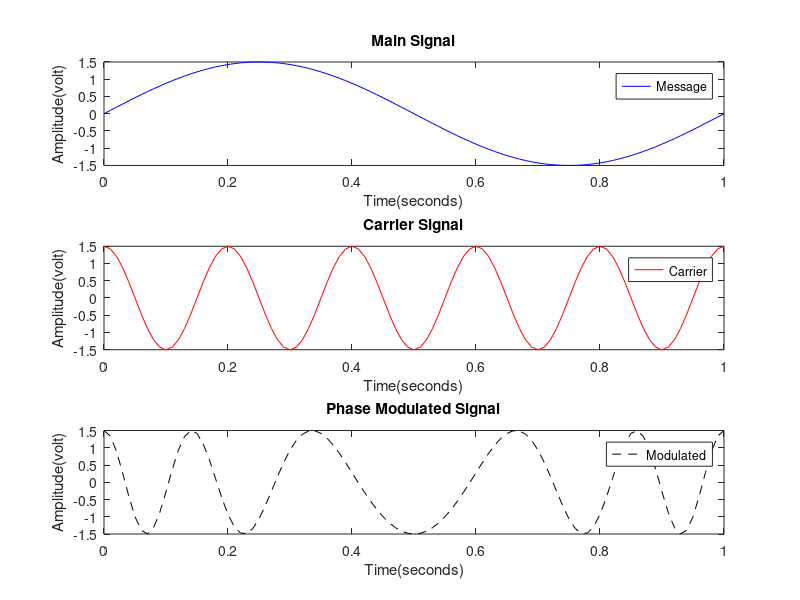

Write the MATLAB code that produced this figure.
%2017331108
t = 0:0.01:1;                  
fm=1;
fc = 5;                        % carrier frequency
acm=1.5

%main signal
m = acm*sin(2*pi*fm*t);

%phase deviation constant
kp  = pi/2;                 

carrier = acm*cos(2*pi*fc*t);
modulated = acm*cos(2*pi*fc*t + kp*m);


% Plotting the signals
subplot(3,1,1)
plot(t,m,'b')
xlabel('Time(seconds)');
ylabel('Amplitude(volt)');
title("Main Signal");
axis([0 1 -1.5 1.5]);
legend('Message');


subplot(3,1,2)
plot(t,carrier,'r')
xlabel('Time(seconds)');
ylabel('Amplitude(volt)');
title("Carrier Signal");
axis([0 1 -1.5 1.5]);
legend('Carrier');


subplot(3,1,3)
plot(t,modulated,'k--')
axis([0 1 -1.5 1.5]);
xlabel('Time(seconds)');
ylabel('Amplitude(volt)');
title('Phase Modulated Signal');
legend('Modulated');

